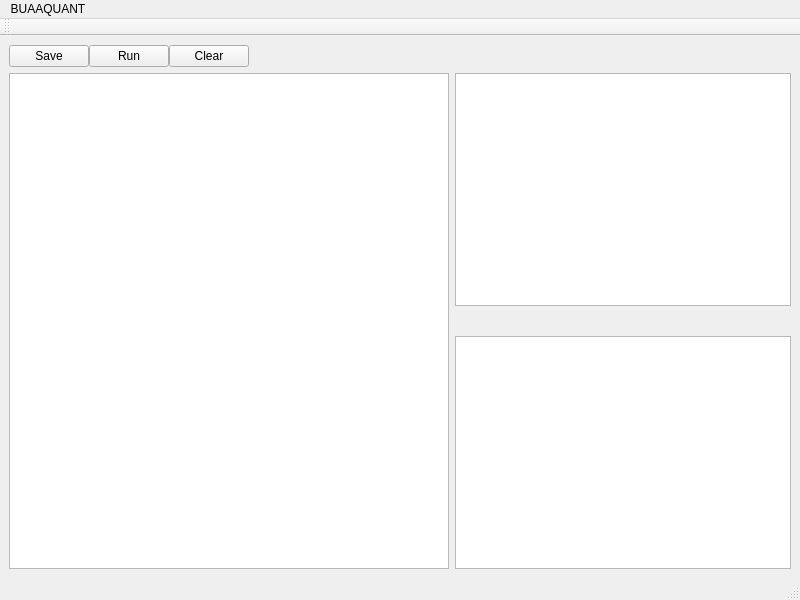
<?xml version="1.0" encoding="UTF-8"?>
<ui version="4.0">
 <class>MainWindow</class>
 <widget class="QMainWindow" name="MainWindow">
  <property name="geometry">
   <rect>
    <x>0</x>
    <y>0</y>
    <width>800</width>
    <height>600</height>
   </rect>
  </property>
  <property name="sizePolicy">
   <sizepolicy hsizetype="Expanding" vsizetype="Expanding">
    <horstretch>0</horstretch>
    <verstretch>0</verstretch>
   </sizepolicy>
  </property>
  <property name="windowTitle">
   <string>MainWindow</string>
  </property>
  <widget class="QWidget" name="centralwidget">
   <layout class="QHBoxLayout" name="horizontalLayout_2">
    <item>
     <layout class="QGridLayout" name="gridLayout">
      <item row="0" column="0">
       <layout class="QHBoxLayout" name="horizontalLayout" stretch="1,1,0">
        <property name="spacing">
         <number>0</number>
        </property>
        <property name="sizeConstraint">
         <enum>QLayout::SetFixedSize</enum>
        </property>
        <property name="rightMargin">
         <number>200</number>
        </property>
        <item>
         <widget class="QPushButton" name="SaveButton">
          <property name="enabled">
           <bool>true</bool>
          </property>
          <property name="sizePolicy">
           <sizepolicy hsizetype="Fixed" vsizetype="Fixed">
            <horstretch>0</horstretch>
            <verstretch>0</verstretch>
           </sizepolicy>
          </property>
          <property name="text">
           <string>Save</string>
          </property>
         </widget>
        </item>
        <item>
         <widget class="QPushButton" name="RunButton">
          <property name="sizePolicy">
           <sizepolicy hsizetype="Fixed" vsizetype="Fixed">
            <horstretch>0</horstretch>
            <verstretch>0</verstretch>
           </sizepolicy>
          </property>
          <property name="text">
           <string>Run</string>
          </property>
         </widget>
        </item>
        <item>
         <widget class="QPushButton" name="ClearButton">
          <property name="sizePolicy">
           <sizepolicy hsizetype="Fixed" vsizetype="Fixed">
            <horstretch>0</horstretch>
            <verstretch>0</verstretch>
           </sizepolicy>
          </property>
          <property name="text">
           <string>Clear</string>
          </property>
         </widget>
        </item>
       </layout>
      </item>
      <item row="7" column="1">
       <widget class="QTextEdit" name="ResultText">
        <property name="sizePolicy">
         <sizepolicy hsizetype="Expanding" vsizetype="Expanding">
          <horstretch>0</horstretch>
          <verstretch>0</verstretch>
         </sizepolicy>
        </property>
       </widget>
      </item>
      <item row="2" column="0" rowspan="6">
       <widget class="QTextEdit" name="CodeText">
        <property name="sizePolicy">
         <sizepolicy hsizetype="Expanding" vsizetype="Expanding">
          <horstretch>0</horstretch>
          <verstretch>0</verstretch>
         </sizepolicy>
        </property>
        <property name="font">
         <font>
          <pointsize>12</pointsize>
          <weight>50</weight>
          <italic>false</italic>
          <bold>false</bold>
         </font>
        </property>
       </widget>
      </item>
      <item row="2" column="1">
       <widget class="QTextEdit" name="ErrorText">
        <property name="sizePolicy">
         <sizepolicy hsizetype="Expanding" vsizetype="Expanding">
          <horstretch>0</horstretch>
          <verstretch>0</verstretch>
         </sizepolicy>
        </property>
       </widget>
      </item>
     </layout>
    </item>
   </layout>
  </widget>
  <widget class="QMenuBar" name="menubar">
   <property name="geometry">
    <rect>
     <x>0</x>
     <y>0</y>
     <width>800</width>
     <height>31</height>
    </rect>
   </property>
   <widget class="QMenu" name="menuBUAAQUANT">
    <property name="title">
     <string>BUAAQUANT</string>
    </property>
   </widget>
   <addaction name="menuBUAAQUANT"/>
  </widget>
  <widget class="QStatusBar" name="statusbar"/>
  <widget class="QToolBar" name="toolBar">
   <property name="windowTitle">
    <string>toolBar</string>
   </property>
   <attribute name="toolBarArea">
    <enum>TopToolBarArea</enum>
   </attribute>
   <attribute name="toolBarBreak">
    <bool>false</bool>
   </attribute>
  </widget>
 </widget>
 <resources/>
 <connections/>
</ui>
